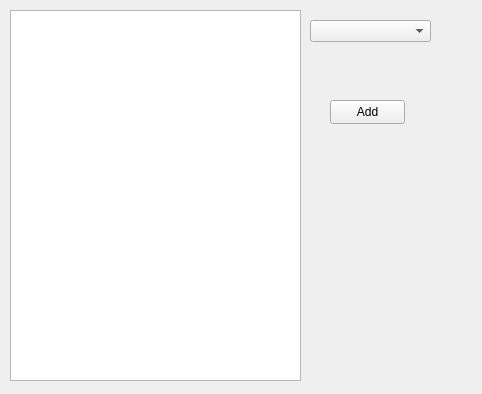
<?xml version="1.0" encoding="UTF-8"?>
<ui version="4.0">
 <class>gui</class>
 <widget class="QWidget" name="gui">
  <property name="geometry">
   <rect>
    <x>0</x>
    <y>0</y>
    <width>482</width>
    <height>394</height>
   </rect>
  </property>
  <property name="windowTitle">
   <string>gui</string>
  </property>
  <widget class="QListWidget" name="DeliverylistWidget">
   <property name="geometry">
    <rect>
     <x>10</x>
     <y>10</y>
     <width>291</width>
     <height>371</height>
    </rect>
   </property>
  </widget>
  <widget class="QPushButton" name="addButton">
   <property name="geometry">
    <rect>
     <x>330</x>
     <y>100</y>
     <width>75</width>
     <height>24</height>
    </rect>
   </property>
   <property name="text">
    <string>Add</string>
   </property>
  </widget>
  <widget class="QComboBox" name="deliverComboBox">
   <property name="geometry">
    <rect>
     <x>310</x>
     <y>20</y>
     <width>121</width>
     <height>22</height>
    </rect>
   </property>
  </widget>
 </widget>
 <resources/>
 <connections/>
</ui>
